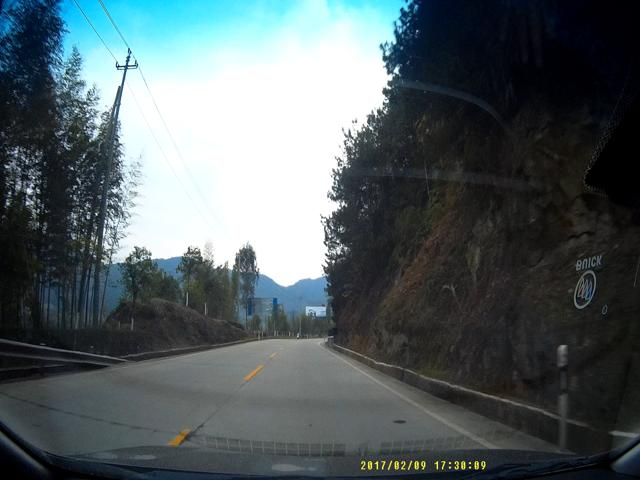
#> input picture lane/0004.jpg, 640 x 480 px, given in place of 0001.jpg, which was not available
$ python main.py
#> lines starting #> are read from the running program, lines starting #| are printed output that depends on the picture; after the words box and inside, x2 and y2 are one past the last pixel; in counts of white or black regions, pixels touching at a corner belong together; pictures that were not available may be replaced by others from this repository, and a replacement may not be noted
import cv2
import numpy as np
import time

size = 3
kernel_minus45 = np.zeros((size,size), np.float32)

kernel_minus45[:,:] = -1

for i in range(0, size):
	kernel_minus45[i,i] = 2

kernel_plus45 = np.zeros((size,size), np.float32)

kernel_plus45[:,:] = -1
kernel_plus45[2,0] = 2
kernel_plus45[1,1] = 2
kernel_plus45[0,2] = 2

def main():
	width = 600
	height = 337
	dim = (width, height)
	count = 1

	lower_bound = np.uint8([200, 200, 200])
	upper_bound = np.uint8([255, 255, 255])

	while True:
		img_name = 'lane/'+ '{:04}'.format(count) + '.jpg'
		image = cv2.imread(img_name, 1)
#> image is the input picture: shape (480, 640, 3); mean B, G, R 98.2, 95, 84
		frame = cv2.resize(image, dim, interpolation = cv2.INTER_AREA)
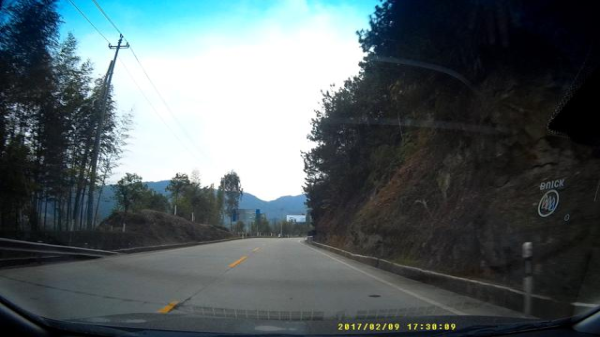
#> frame: shape (337, 600, 3); mean B, G, R 98.2, 95, 84
		frame[0:240, 0:600] = 0
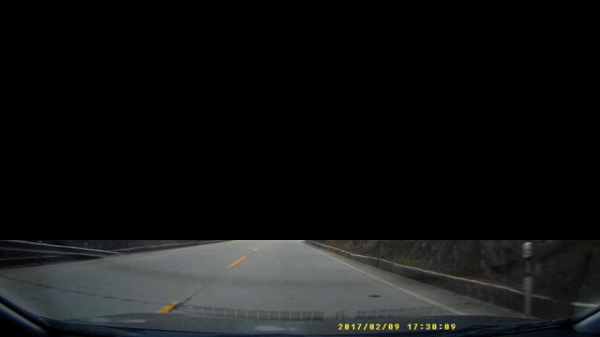
#> frame: shape (337, 600, 3); mean B, G, R 19.8, 19.7, 18.5
		frame[320:337, 0:600] = 0
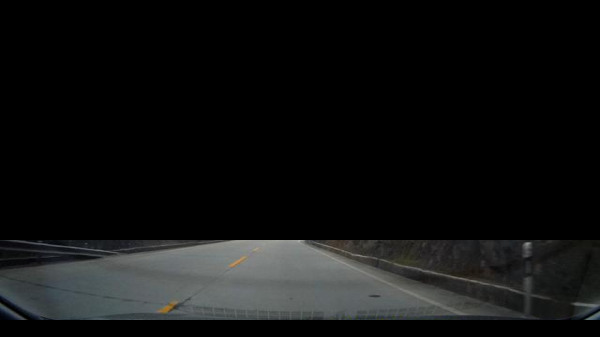
#> frame: shape (337, 600, 3); 4.94% of pixels changed, all inside (x1, y1, x2, y2) = (0, 320, 600, 337)

		median = cv2.medianBlur(frame,9)
		frame_canny = cv2.Canny(median,50,50)
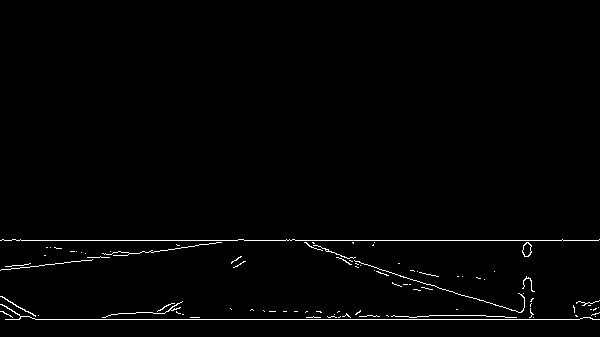
#> frame_canny: shape (337, 600); 1.3% white in thin lines or dots, all inside (x1, y1, x2, y2) = (0, 239, 600, 320)

		plus45 = cv2.filter2D(frame_canny,-1, kernel_plus45)
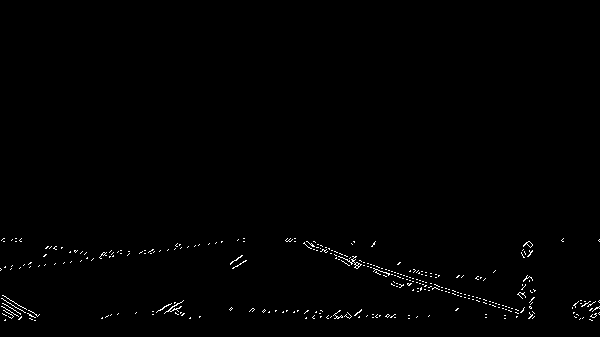
#> plus45: shape (337, 600); 0.71% white in thin lines or dots, all inside (x1, y1, x2, y2) = (0, 238, 600, 321)
		minus45 = cv2.filter2D(frame_canny,-1, kernel_minus45)
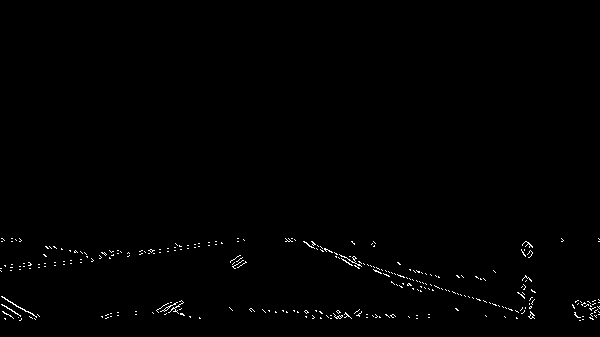
#> minus45: shape (337, 600); 0.67% white in thin lines or dots, all inside (x1, y1, x2, y2) = (0, 238, 600, 321)

		result = plus45 + minus45
		median = cv2.medianBlur(result,3)
#> median: shape (337, 600)
		cv2.imshow('frame', minus45)
		time.sleep(0.1)
		k = cv2.waitKey(5) & 0xFF
#> (key Esc is pressed here)

		if k == 27 or count == 699:
			break

		count+=1

	cv2.destroyAllWindows()

if __name__ == '__main__':
	main()

$ run again, on lane/0042.jpg
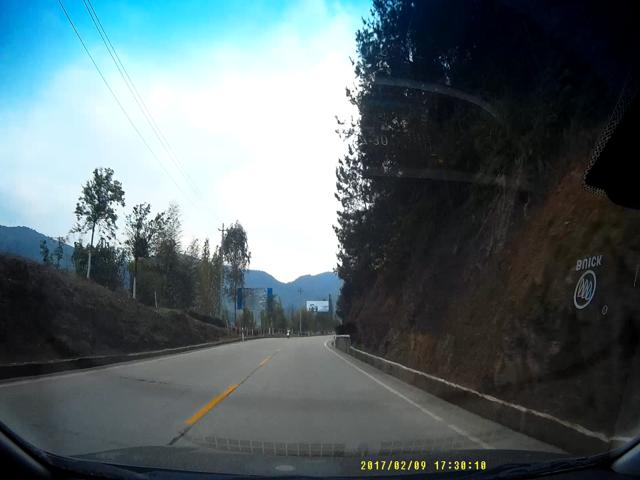
#> input picture lane/0042.jpg, 640 x 480 px, given in place of 0001.jpg, which was not available
#> in main, image is the input picture: shape (480, 640, 3); mean B, G, R 106.5, 102.3, 88.2
#> in main, `frame[320:337, 0:600] = 0`:
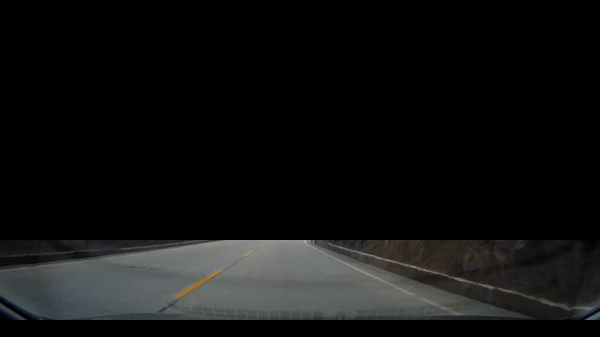
#> frame: shape (337, 600, 3); mean B, G, R 17, 17.3, 16.8
#> frame_canny: shape (337, 600); 1.2% white in thin lines or dots, all inside (x1, y1, x2, y2) = (0, 239, 600, 320)
#> plus45: shape (337, 600); 0.7% white in thin lines or dots, all inside (x1, y1, x2, y2) = (0, 238, 600, 321)
#> in main, `minus45 = cv2.filter2D(frame_canny,-1, kernel_minus45)`:
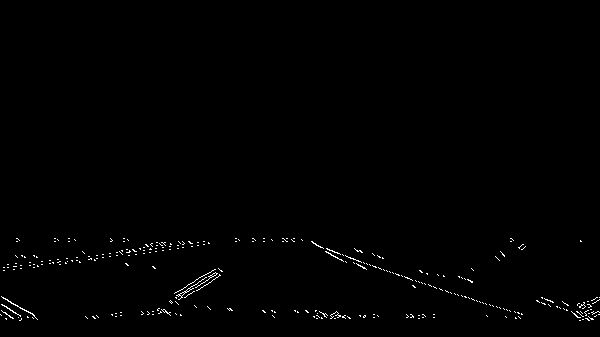
#> minus45: shape (337, 600); 0.66% white in thin lines or dots, all inside (x1, y1, x2, y2) = (0, 238, 600, 321)
